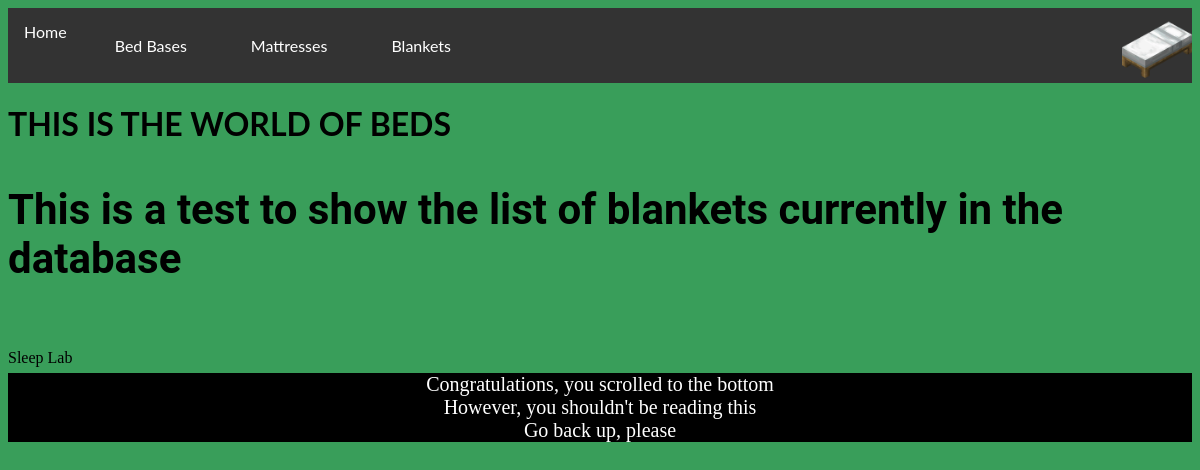
/blanket/1, run on an earlier commit of the app's database.
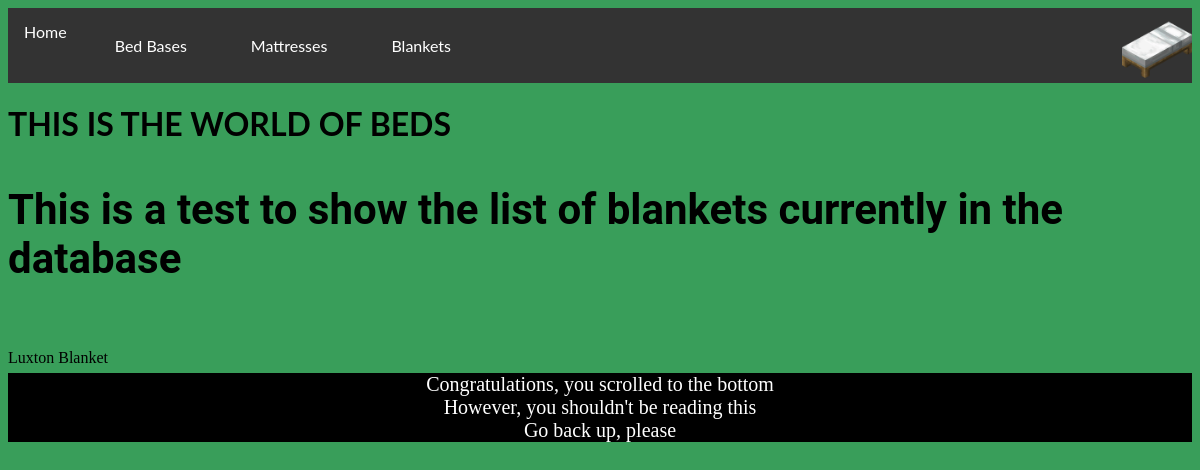
And on a later commit of the database.
### tables this page shows
CREATE TABLE Blankets (BlanketID INTEGER PRIMARY KEY AUTOINCREMENT UNIQUE, BlanketName TEXT NOT NULL, BlanketMaterial TEXT NOT NULL, BlanketSize TEXT NOT NULL, BlanketColor TEXT NOT NULL, BlanketImage TEXT);

### routes.py (the view)
@app.route('/blanket/<int:id>')  # Individual Blanket Route
def blanket(id):
    conn = sqlite3.connect('beds.db')
    cur = conn.cursor()
    cur.execute('SELECT * FROM Blankets WHERE BlanketID=?', (id,))
    blanket = cur.fetchone()
    return render_template('individual_blanket.html', blanket=blanket)

### templates/individual_blanket.html (shortened to what this page needs)
{% extends 'layout.html' %}
{% block content %}
<body class="blanket_route">
<b><p class="blanket">
    This is a test to show the list of blankets currently in the database
    </p></b>
{{blanket[1]}}
{% endblock %}

What changed in the data, as far as the page shows it:
changed Blankets: BlanketName "Sleep Lab" → "Luxton Blanket"
